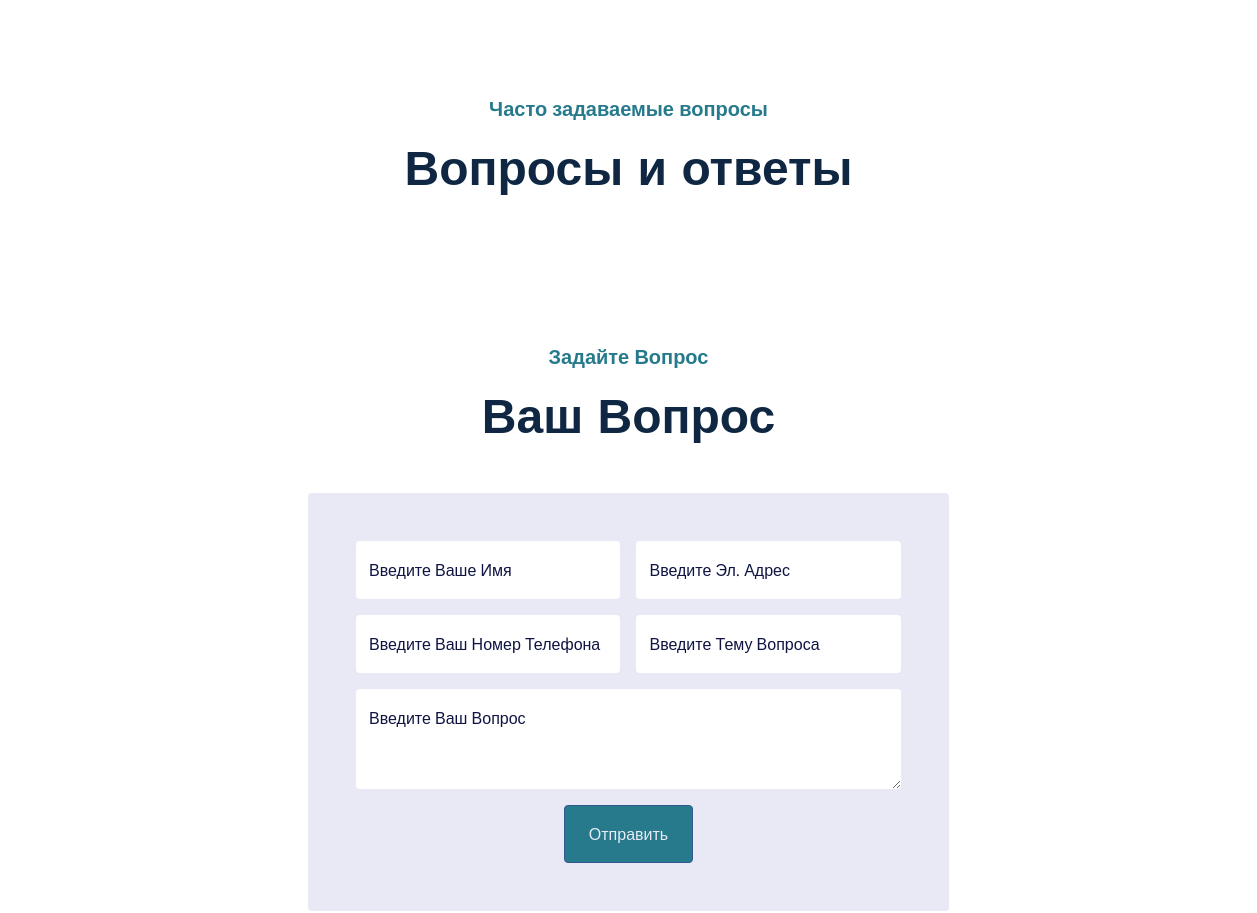
Before: /qa/ (middle part) with the older database file.
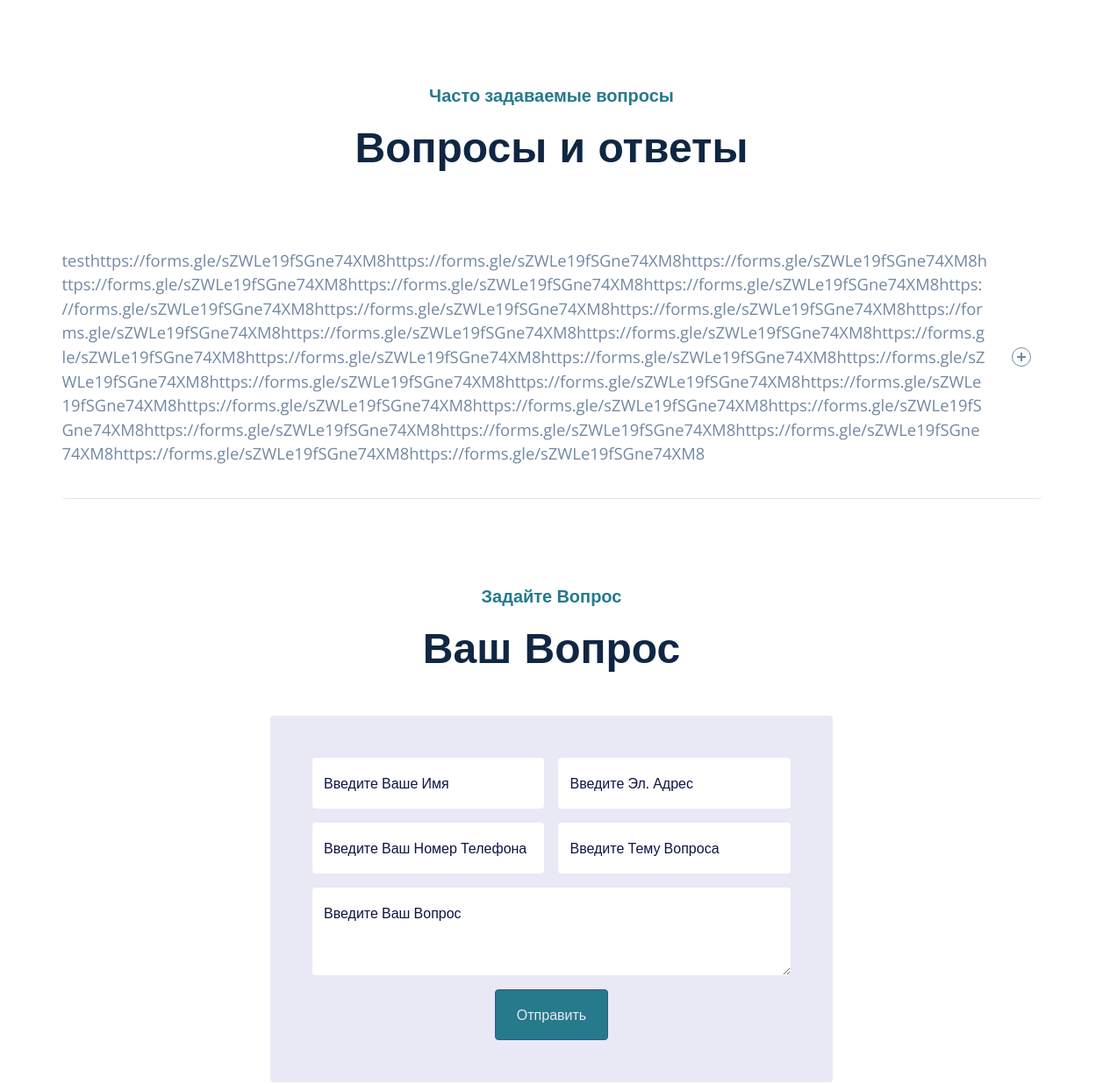
After: the same page with the newer database file.
### qa/models.py (models this page shows)
class QA(models.Model):
    question = models.TextField()
    answer = models.TextField()

### qa/views.py (the view)
# urls.py: path('qa/', include('qa.urls')),
@csrf_exempt
def qa(request):
    qas = QA.objects.all()
    if request.method == 'GET':
        print(qas)
        return render(request, "QA.html", {'question': qas})
    print(request.POST.get('gname'))

### email_app/forms.py
class ContactEmailForm(forms.ModelForm):
    class Meta:
        model = ContactEmail
        fields = ("email",)
        widgets = {
            "email": forms.EmailInput(attrs={"class": "form-control bg-light border-light w-100 py-3 ps-4 pe-5",
                                             "placeholder": "Ваш email"})
        }
        labels = {
            'email': ''
        }

### email_app/templatetags/contact_tags.py (called while the page is built)
@register.inclusion_tag("form.html")
def contact_form():
    return {"contact_form": ContactEmailForm()}

### templates/QA.html (shortened to what the changed rows need)
{% extends '__base.html' %}
{% block page_content %}
    <div class="container-xxl py-5">
        <div class="container">
            <div class="text-center mx-auto wow fadeInUp" data-wow-delay="0.1s" style="max-width: 500px;">
                <h1 class="display-5 mb-5">Вопросы и ответы</h1>
            </div>
            <div class="row">
                <div class="container">
                    <div class="accordion">
                        {% for qa in question %}
                        <div class="accordion-item">
                            <button id="accordion-button" aria-expanded="false">
                                <div class="d-flex align-items-center">
                                    <span class="accordion-title">{{ qa.question }}
                                    </span>
                                    <span class="icon" aria-hidden="true">
                                    </span>
                                </div>
                            </button>
                        </div>
                        {% endfor %}
                    </div>
                </div>
            </div>
        </div>
    </div>
    <form action="{% url 'qa' %}" method="post">
        <div class="container-fluid py-5">
            <div class="container">
                <div class="text-center mx-auto wow fadeInUp" data-wow-delay="0.1s" style="max-width: 500px;">
                    <h1 class="display-5 mb-5">Ваш Вопрос</h1>
                </div>
        </div>
    </div>
</form>
    {% endblock %}

Changed rows visible on the page:
added QA: question "testhttps://forms.gle/sZWLe19fSGne74XM8https://forms.gle/sZWLe19fSGne74XM8https://forms.gle/sZWLe19fSGne74XM8https://forms.gle/sZWLe19fSGne74XM8https://forms.gle/sZWLe19fSGne74XM8https://forms.gle/sZWLe19fSGne74XM8https://forms.gle/sZWLe19fSGne74XM8https://forms.gle/sZWLe19fSGne74XM8https://forms.gle/sZWLe19fSGne74XM8https://forms.gle/sZWLe19fSGne74XM8https://forms.gle/sZWLe19fSGne74XM8https://forms.gle/sZWLe19fSGne74XM8https://forms.gle/sZWLe19fSGne74XM8https://forms.gle/sZWLe19fSGne74XM8https://forms.gle/sZWLe19fSGne74XM8https://forms.gle/sZWLe19fSGne74XM8https://forms.gle/sZWLe19fSGne74XM8https://forms.gle/sZWLe19fSGne74XM8https://forms.gle/sZWLe19fSGne74XM8https://forms.gle/sZWLe19fSGne7…"
